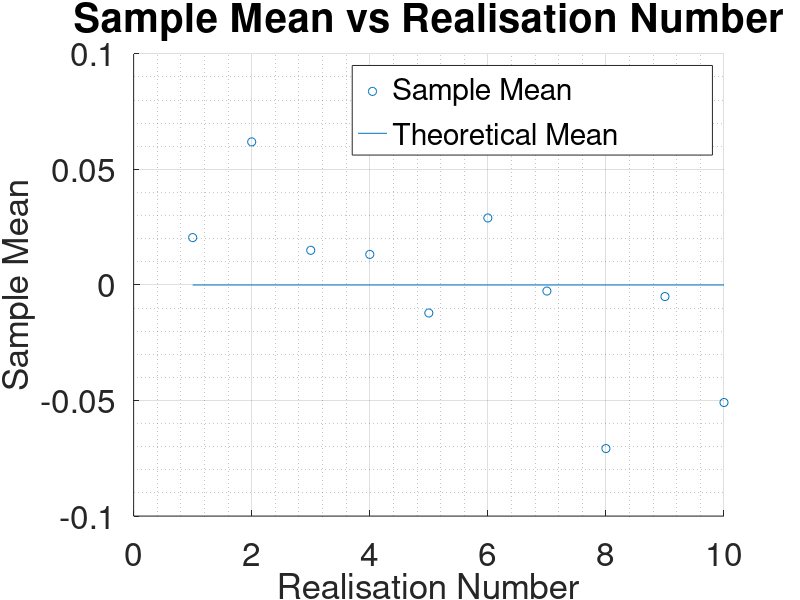

Write MATLAB code to recreate this figure.
clear all

% set default seed
rng default

% number of ensembles
M = 10;

% number of samples in each time series
N = 1000;

% generate matrix of random values
x = randn(M, N);

% compute sample mean and sample standard deviation 
% of each realisation
mean_1 = mean(x');
std_1 = std(x');


% generate theoretical sample mean 
% and theoretical standard deviation
t_mean = zeros(1, M);
t_std = ones(1, M);

% generate x axis
x = linspace(1, M, M);

% plot values
hold on
scatter(x, mean_1); 
plot(x, t_mean);
hold off

% graphing settings
title('\fontsize{40}Sample Mean vs Realisation Number');
xlabel('\fontsize{35}Realisation Number');
ylabel('\fontsize{35}Sample Mean');

legend('\fontsize{30}Sample Mean',...
       '\fontsize{30}Theoretical Mean');

grid on
grid minor

a = get(gca, 'XTickLabel');
set(gca, 'XTickLabel', a, 'fontsize', 24);




